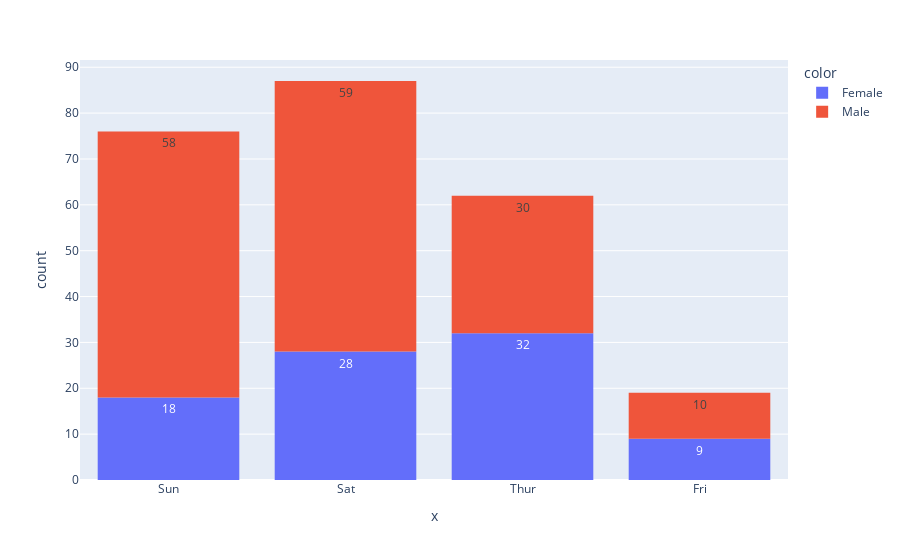

The notebook cell this image was saved under:
### Code cell
# to compare diff columns
fig = px.histogram(x= df['day'], text_auto=True, color= df['sex'])
fig.show()

### Figure 1 — Plotly figure (JSON) as saved in the notebook; plotly's stock layout.template omitted (floating-point values rounded to 4 significant figures; data arrays with more than 128 entries replaced by an {"elided": "..."} marker saying what was removed)
{"data": [{"bingroup": "x", "hovertemplate": "color=Female<br>x=%{x}<br>count=%{y}<extra></extra>", "legendgroup": "Female", "marker": {"color": "#636efa", "pattern": {"shape": ""}}, "name": "Female", "orientation": "v", "showlegend": true, "texttemplate": "%{value}", "type": "histogram", "x": ["Sun", "Sun", "Sun", "Sun", "Sun", "Sun", "Sat", "Sat", "Sat", "Sat", "Sat", "Sat", "Sun", "Sun", "Sat", "Sat", "Sat", "Sat", "Sat", "Sat", "Sat", "Thur", "Thur", "Fri", "Fri", "Fri", "Fri", "Fri", "Sat", "Sat", "Sat", "Sat", "Sat", "Sun", "Sun", "Thur", "Thur", "Thur", "Thur", "Thur", "Thur", "Thur", "Thur", "Thur", "Thur", "Thur", "Thur", "Thur", "Thur", "Thur", "Thur", "Thur", "Thur", "Thur", "Thur", "Thur", "Thur", "Sun", "Sun", "Sun", "Sun", "Sun", "Sat", "Sat", "Sun", "Sun", "Sun", "Thur", "Thur", "Thur", "Thur", "Thur", "Thur", "Thur", "Sat", "Sat", "Sat", "Sat", "Sat", "Fri", "Fri", "Fri", "Fri", "Sat", "Sat", "Sat", "Thur"], "xaxis": "x", "yaxis": "y"}, {"bingroup": "x", "hovertemplate": "color=Male<br>x=%{x}<br>count=%{y}<extra></extra>", "legendgroup": "Male", "marker": {"color": "#EF553B", "pattern": {"shape": ""}}, "name": "Male", "orientation": "v", "showlegend": true, "texttemplate": "%{value}", "type": "histogram", "x": {"elided": "157 str values"}, "xaxis": "x", "yaxis": "y"}], "layout": {"barmode": "relative", "legend": {"title": {"text": "color"}, "tracegroupgap": 0}, "margin": {"t": 60}, "xaxis": {"anchor": "y", "domain": [0, 1], "title": {"text": "x"}}, "yaxis": {"anchor": "x", "domain": [0, 1], "title": {"text": "count"}}}}
